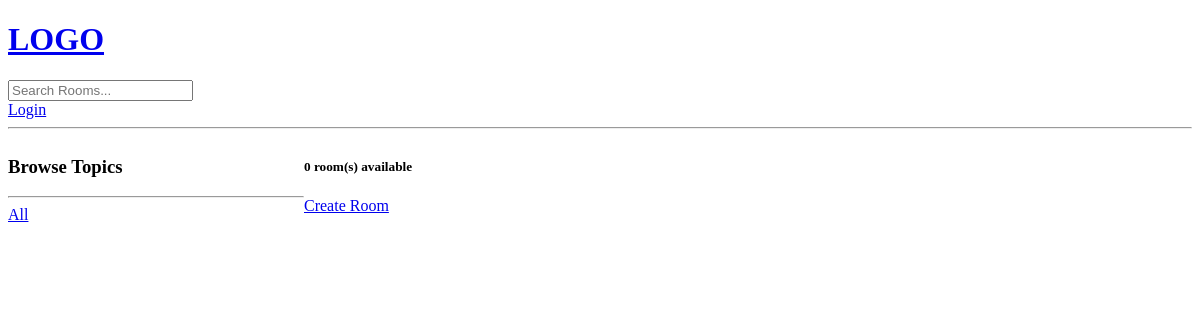
Page /?q=Developer on the earlier database version.
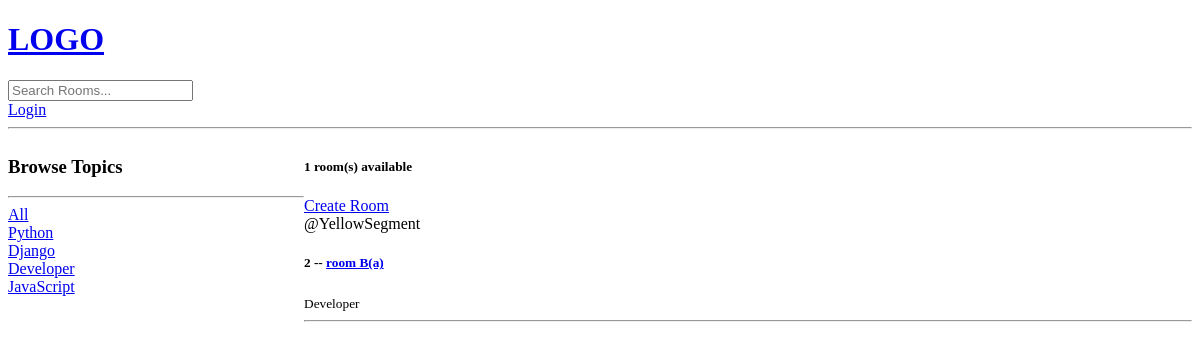
Same page on the later database version.
### base/models.py (models this page shows, shortened)
class Topic(models.Model):
    name = models.CharField(max_length=200)

class Room(models.Model):
    host = models.ForeignKey(User, on_delete=models.SET_NULL, null=True)
    topic = models.ForeignKey(Topic, on_delete=models.SET_NULL, null=True)
    name = models.CharField(max_length=200)
    description = models.TextField(null=True, blank=True)
    updated = models.DateTimeField(auto_now=True)
    created = models.DateTimeField(auto_now_add=True)
    class Meta:
        ordering = ['-updated', '-created']

### base/views.py (the view)
# urls.py: path('', views.home, name="home"),
def home(request):
    q = request.GET.get('q') if request.GET.get('q') != None else ''
    rooms = Room.objects.filter(
        Q(topic__name__icontains = q) |
        Q(name__icontains=q) |
        Q(description__icontains=q)
    )
    topics = Topic.objects.all()
    room_count = rooms.count()
    context = {'rooms': rooms, 'topics': topics, 'room_count': room_count}
    return render(request, 'base/home.html', context)

### base/templates/base/home.html (shortened to what this page needs)
{% extends 'main.html' %}
{% block content %}
<div class="home-container">
    <div>
        <h3>Browse Topics</h3>
        <hr>
        <div>
            <a href="{% url 'home' %}">All</a>
        </div>
        {% for topic in topics %}
            <div>
                <a href="{% url 'home' %}?q={{topic.name}}">{{topic.name}}</a>
            </div>
        {% endfor %}
    </div>
    <div>
        <h5>{{room_count}} room(s) available</h5>
        <a href="{% url 'create-room' %}">Create Room</a>
        <div>
            {% for room in rooms %}
                <div>
                    <span>@{{room.host.username}}</span>
                    <h5>{{room.id}} -- <a href="{% url 'room' room.id %}">{{room.name}}</a></h5>
                    <small>{{room.topic.name}}</small>
                    <hr>
                </div>
            {% endfor %}
        </div>
    </div>
</div>
{% endblock content %}

Differences in the rows shown:
added Topic: name "Python"
added Topic: name "Django"
added Topic: name "Developer"
added Topic: name "JavaScript"
added Room: host.username "YellowSegment", id "2", name "room B(a)", topic.name "Developer"
Other differences:
{{ room_count }}: "0" → "1"
